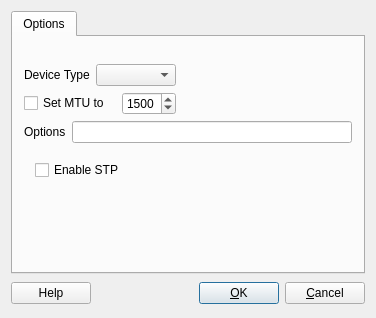
<?xml version="1.0" encoding="UTF-8"?>
<ui version="4.0">
 <class>bsdIfaceOptsDialog_q</class>
 <widget class="QDialog" name="bsdIfaceOptsDialog_q">
  <property name="geometry">
   <rect>
    <x>0</x>
    <y>0</y>
    <width>376</width>
    <height>318</height>
   </rect>
  </property>
  <property name="windowTitle">
   <string>BSD: interface settings</string>
  </property>
  <layout class="QGridLayout">
   <item row="1" column="0">
    <layout class="QHBoxLayout">
     <item>
      <widget class="QPushButton" name="buttonHelp">
       <property name="text">
        <string>Help</string>
       </property>
      </widget>
     </item>
     <item>
      <spacer>
       <property name="orientation">
        <enum>Qt::Orientation::Horizontal</enum>
       </property>
       <property name="sizeType">
        <enum>QSizePolicy::Policy::Expanding</enum>
       </property>
       <property name="sizeHint" stdset="0">
        <size>
         <width>151</width>
         <height>27</height>
        </size>
       </property>
      </spacer>
     </item>
     <item>
      <widget class="QPushButton" name="buttonOk">
       <property name="text">
        <string>&amp;OK</string>
       </property>
       <property name="shortcut">
        <string/>
       </property>
       <property name="autoDefault">
        <bool>true</bool>
       </property>
       <property name="default">
        <bool>true</bool>
       </property>
      </widget>
     </item>
     <item>
      <widget class="QPushButton" name="buttonCancel">
       <property name="text">
        <string>&amp;Cancel</string>
       </property>
       <property name="shortcut">
        <string/>
       </property>
       <property name="autoDefault">
        <bool>true</bool>
       </property>
      </widget>
     </item>
    </layout>
   </item>
   <item row="0" column="0">
    <widget class="QTabWidget" name="tabWidget">
     <property name="tabShape">
      <enum>QTabWidget::TabShape::Rounded</enum>
     </property>
     <property name="currentIndex">
      <number>0</number>
     </property>
     <widget class="QWidget" name="tab">
      <attribute name="icon">
       <iconset>
        <normaloff>:/Icons/Options</normaloff>:/Icons/Options</iconset>
      </attribute>
      <attribute name="title">
       <string>Options</string>
      </attribute>
      <layout class="QGridLayout" name="bsdIface_gridLayout">
       <item row="0" column="2">
        <spacer>
         <property name="orientation">
          <enum>Qt::Orientation::Vertical</enum>
         </property>
         <property name="sizeType">
          <enum>QSizePolicy::Policy::Fixed</enum>
         </property>
         <property name="sizeHint" stdset="0">
          <size>
           <width>20</width>
           <height>16</height>
          </size>
         </property>
        </spacer>
       </item>
       <item row="1" column="0" colspan="2">
        <widget class="QLabel" name="iface_type_label">
         <property name="layoutDirection">
          <enum>Qt::LayoutDirection::RightToLeft</enum>
         </property>
         <property name="text">
          <string>Device Type</string>
         </property>
        </widget>
       </item>
       <item row="1" column="2" colspan="2">
        <widget class="QComboBox" name="iface_type"/>
       </item>
       <item row="1" column="4">
        <spacer>
         <property name="orientation">
          <enum>Qt::Orientation::Horizontal</enum>
         </property>
         <property name="sizeHint" stdset="0">
          <size>
           <width>40</width>
           <height>20</height>
          </size>
         </property>
        </spacer>
       </item>
       <item row="2" column="0" colspan="3">
        <widget class="QCheckBox" name="iface_configure_mtu">
         <property name="text">
          <string>Set MTU to</string>
         </property>
        </widget>
       </item>
       <item row="2" column="3">
        <widget class="QSpinBox" name="iface_mtu">
         <property name="minimum">
          <number>1</number>
         </property>
         <property name="maximum">
          <number>9000</number>
         </property>
         <property name="value">
          <number>1500</number>
         </property>
        </widget>
       </item>
       <item row="2" column="4">
        <spacer name="horizontalSpacer_2">
         <property name="orientation">
          <enum>Qt::Orientation::Horizontal</enum>
         </property>
         <property name="sizeHint" stdset="0">
          <size>
           <width>147</width>
           <height>20</height>
          </size>
         </property>
        </spacer>
       </item>
       <item row="3" column="0">
        <widget class="QLabel" name="label_2">
         <property name="layoutDirection">
          <enum>Qt::LayoutDirection::RightToLeft</enum>
         </property>
         <property name="text">
          <string>Options</string>
         </property>
        </widget>
       </item>
       <item row="3" column="1" colspan="4">
        <widget class="QLineEdit" name="iface_options">
         <property name="toolTip">
          <string>additional arguments for ifconfig</string>
         </property>
        </widget>
       </item>
       <item row="4" column="0" colspan="5">
        <widget class="QStackedWidget" name="options_stack">
         <property name="sizePolicy">
          <sizepolicy hsizetype="Preferred" vsizetype="Expanding">
           <horstretch>0</horstretch>
           <verstretch>0</verstretch>
          </sizepolicy>
         </property>
         <property name="currentIndex">
          <number>3</number>
         </property>
         <widget class="QWidget" name="page"/>
         <widget class="QWidget" name="page_ethernet"/>
         <widget class="QWidget" name="page_vlan">
          <layout class="QGridLayout" name="bsdIface_gridLayout_106">
           <item row="0" column="0">
            <widget class="QLabel" name="vlan_label">
             <property name="enabled">
              <bool>true</bool>
             </property>
             <property name="layoutDirection">
              <enum>Qt::LayoutDirection::RightToLeft</enum>
             </property>
             <property name="text">
              <string>VLAN ID</string>
             </property>
            </widget>
           </item>
           <item row="0" column="1">
            <widget class="QSpinBox" name="vlan_id">
             <property name="maximum">
              <number>4095</number>
             </property>
            </widget>
           </item>
           <item row="0" column="2">
            <spacer name="horizontalSpacer">
             <property name="orientation">
              <enum>Qt::Orientation::Horizontal</enum>
             </property>
             <property name="sizeHint" stdset="0">
              <size>
               <width>140</width>
               <height>20</height>
              </size>
             </property>
            </spacer>
           </item>
           <item row="1" column="1">
            <spacer name="verticalSpacer_2">
             <property name="orientation">
              <enum>Qt::Orientation::Vertical</enum>
             </property>
             <property name="sizeHint" stdset="0">
              <size>
               <width>20</width>
               <height>43</height>
              </size>
             </property>
            </spacer>
           </item>
          </layout>
         </widget>
         <widget class="QWidget" name="page_bridge">
          <layout class="QGridLayout" name="bsdIface_gridLayout_4">
           <item row="0" column="0">
            <widget class="QCheckBox" name="enable_stp">
             <property name="text">
              <string>Enable STP</string>
             </property>
            </widget>
           </item>
           <item row="1" column="0">
            <spacer name="verticalSpacer">
             <property name="orientation">
              <enum>Qt::Orientation::Vertical</enum>
             </property>
             <property name="sizeHint" stdset="0">
              <size>
               <width>20</width>
               <height>173</height>
              </size>
             </property>
            </spacer>
           </item>
          </layout>
         </widget>
        </widget>
       </item>
       <item row="5" column="0">
        <spacer>
         <property name="orientation">
          <enum>Qt::Orientation::Vertical</enum>
         </property>
         <property name="sizeHint" stdset="0">
          <size>
           <width>20</width>
           <height>40</height>
          </size>
         </property>
        </spacer>
       </item>
      </layout>
     </widget>
    </widget>
   </item>
  </layout>
 </widget>
 <layoutdefault spacing="6" margin="11"/>
 <tabstops>
  <tabstop>buttonOk</tabstop>
  <tabstop>buttonCancel</tabstop>
  <tabstop>tabWidget</tabstop>
 </tabstops>
 <resources>
  <include location="MainRes.qrc"/>
 </resources>
 <connections>
  <connection>
   <sender>buttonOk</sender>
   <signal>clicked()</signal>
   <receiver>bsdIfaceOptsDialog_q</receiver>
   <slot>accept()</slot>
   <hints>
    <hint type="sourcelabel">
     <x>316</x>
     <y>472</y>
    </hint>
    <hint type="destinationlabel">
     <x>20</x>
     <y>20</y>
    </hint>
   </hints>
  </connection>
  <connection>
   <sender>buttonCancel</sender>
   <signal>clicked()</signal>
   <receiver>bsdIfaceOptsDialog_q</receiver>
   <slot>reject()</slot>
   <hints>
    <hint type="sourcelabel">
     <x>397</x>
     <y>472</y>
    </hint>
    <hint type="destinationlabel">
     <x>20</x>
     <y>20</y>
    </hint>
   </hints>
  </connection>
  <connection>
   <sender>buttonHelp</sender>
   <signal>clicked()</signal>
   <receiver>bsdIfaceOptsDialog_q</receiver>
   <slot>help()</slot>
   <hints>
    <hint type="sourcelabel">
     <x>68</x>
     <y>464</y>
    </hint>
    <hint type="destinationlabel">
     <x>231</x>
     <y>245</y>
    </hint>
   </hints>
  </connection>
  <connection>
   <sender>iface_type</sender>
   <signal>currentIndexChanged(QString)</signal>
   <receiver>bsdIfaceOptsDialog_q</receiver>
   <slot>typeChanged(QString)</slot>
   <hints>
    <hint type="sourcelabel">
     <x>287</x>
     <y>196</y>
    </hint>
    <hint type="destinationlabel">
     <x>286</x>
     <y>261</y>
    </hint>
   </hints>
  </connection>
 </connections>
 <slots>
  <slot>typeChanged(QString)</slot>
 </slots>
</ui>
